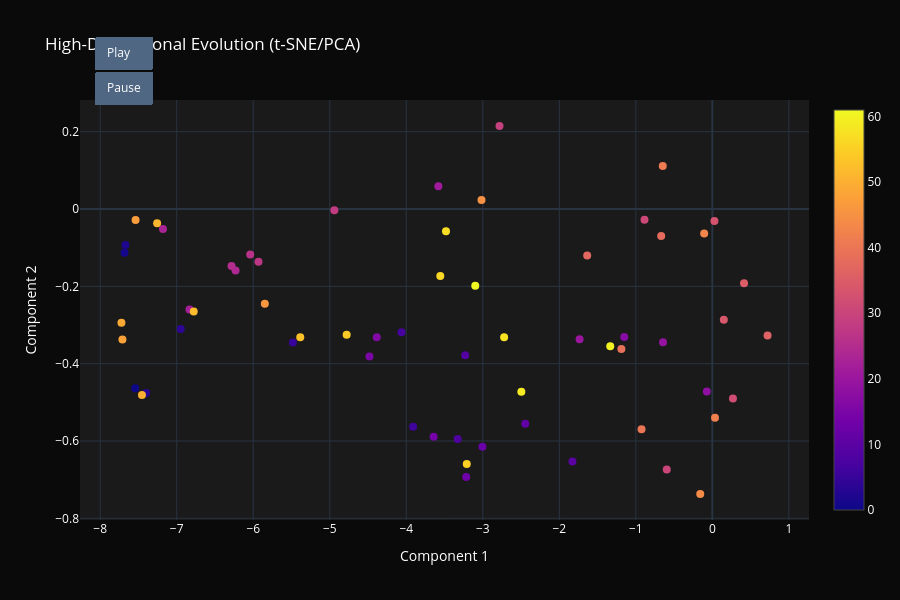

The notebook cell this image was saved under:
### Code cell
# %% [markdown]
# ### 5. VISUALIZATION #4: High-Dimensional Evolution (t-SNE)

# %%
print("Creating t-SNE Evolution...")

# Prepare feature matrix
hourly_features = hourly[['unique_users', 'total_events', 'unique_products', 'total_revenue']].fillna(0)

viz_hd = ChronosphereVisualizer(hourly, 'event_time')
fig = viz_hd.temporal_umap_evolution(
    ['unique_users', 'total_events', 'unique_products', 'total_revenue'],
    n_frames=12
)
fig.write_html('../assets/visualizations/viz4_tsne_evolution.html')
fig.show()

print("✅ Saved: viz4_tsne_evolution.html")

### Figure 1 — Plotly figure (JSON) as saved in the notebook; plotly's stock layout.template omitted (floating-point values rounded to 4 significant figures)
{"data": [{"hoverinfo": "text", "marker": {"color": [0, 1, 2, 3, 4, 5, 6, 7, 8, 9, 10, 11, 12, 13, 14, 15, 16, 17, 18, 19, 20, 21, 22, 23, 24, 25, 26, 27, 28, 29, 30, 31, 32, 33, 34, 35, 36, 37, 38, 39, 40, 41, 42, 43, 44, 45, 46, 47, 48, 49, 50, 51, 52, 53, 54, 55, 56, 57, 58, 59, 60, 61], "colorscale": [[0, "#0d0887"], [0.1111, "#46039f"], [0.2222, "#7201a8"], [0.3333, "#9c179e"], [0.4444, "#bd3786"], [0.5556, "#d8576b"], [0.6667, "#ed7953"], [0.7778, "#fb9f3a"], [0.8889, "#fdca26"], [1, "#f0f921"]], "showscale": true, "size": 8}, "mode": "markers", "text": ["Index: 0", "Index: 1", "Index: 2", "Index: 3", "Index: 4", "Index: 5", "Index: 6", "Index: 7", "Index: 8", "Index: 9", "Index: 10", "Index: 11", "Index: 12", "Index: 13", "Index: 14", "Index: 15", "Index: 16", "Index: 17", "Index: 18", "Index: 19", "Index: 20", "Index: 21", "Index: 22", "Index: 23", "Index: 24", "Index: 25", "Index: 26", "Index: 27", "Index: 28", "Index: 29", "Index: 30", "Index: 31", "Index: 32", "Index: 33", "Index: 34", "Index: 35", "Index: 36", "Index: 37", "Index: 38", "Index: 39", "Index: 40", "Index: 41", "Index: 42", "Index: 43", "Index: 44", "Index: 45", "Index: 46", "Index: 47", "Index: 48", "Index: 49", "Index: 50", "Index: 51", "Index: 52", "Index: 53", "Index: 54", "Index: 55", "Index: 56", "Index: 57", "Index: 58", "Index: 59", "Index: 60", "Index: 61"], "type": "scatter", "x": [-7.543, -7.682, -7.671, -7.399, -6.947, -5.482, -3.91, -4.062, -3.329, -3.23, -1.828, -2.445, -3.004, -3.217, -3.643, -4.481, -4.386, -1.151, -0.07197, -0.6449, -1.735, -3.581, -6.834, -7.18, -6.231, -6.284, -6.039, -5.931, -4.94, -2.781, -0.5958, -0.8865, 0.2692, 0.02752, 0.1499, 0.4143, 0.7215, -1.636, -0.6684, -1.189, -0.9252, -0.6479, 0.03469, -0.1066, -0.1581, -3.016, -5.849, -7.538, -7.71, -7.722, -7.454, -7.256, -6.778, -5.385, -4.779, -3.209, -3.556, -3.481, -2.721, -2.496, -1.334, -3.098], "y": [-0.4636, -0.113, -0.0933, -0.4761, -0.31, -0.3455, -0.5629, -0.3184, -0.595, -0.3784, -0.6531, -0.5553, -0.6151, -0.6932, -0.589, -0.3813, -0.3317, -0.3313, -0.4717, -0.3446, -0.3369, 0.05863, -0.26, -0.05167, -0.1593, -0.1475, -0.1175, -0.1362, -0.003302, 0.2148, -0.674, -0.02799, -0.4903, -0.03071, -0.2864, -0.1923, -0.3271, -0.1205, -0.06961, -0.362, -0.5693, 0.1112, -0.54, -0.06349, -0.7371, 0.02323, -0.2452, -0.02861, -0.3374, -0.2941, -0.481, -0.03693, -0.2652, -0.3316, -0.325, -0.6597, -0.1731, -0.0575, -0.3318, -0.4727, -0.3552, -0.1983]}], "layout": {"font": {"color": "#ffffff"}, "height": 600, "paper_bgcolor": "#0a0a0a", "plot_bgcolor": "#1a1a1a", "title": {"text": "High-Dimensional Evolution (t-SNE/PCA)"}, "updatemenus": [{"buttons": [{"args": [null, {"frame": {"duration": 500, "redraw": true}, "fromcurrent": true}], "label": "Play", "method": "animate"}, {"args": [[null], {"frame": {"duration": 0, "redraw": false}, "mode": "immediate"}], "label": "Pause", "method": "animate"}], "showactive": false, "type": "buttons", "x": 0.1, "y": 1.15}], "xaxis": {"title": {"text": "Component 1"}}, "yaxis": {"title": {"text": "Component 2"}}}}
